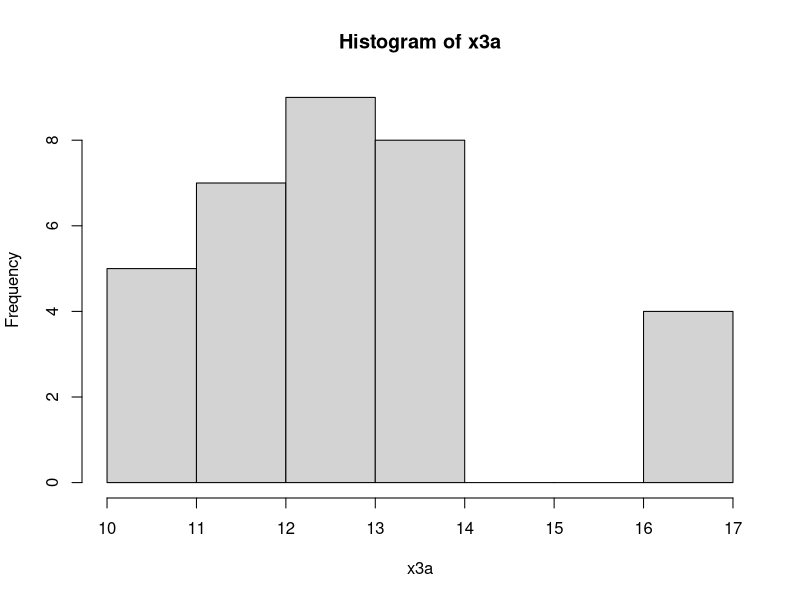
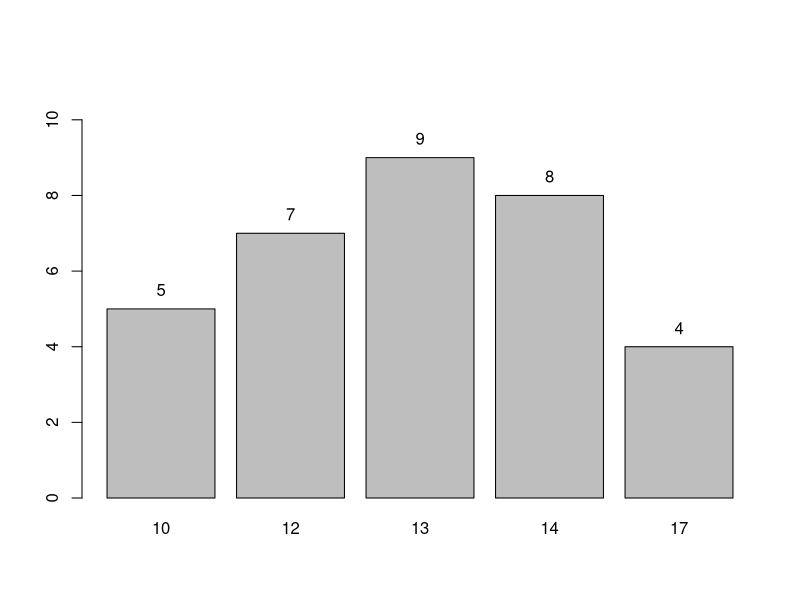
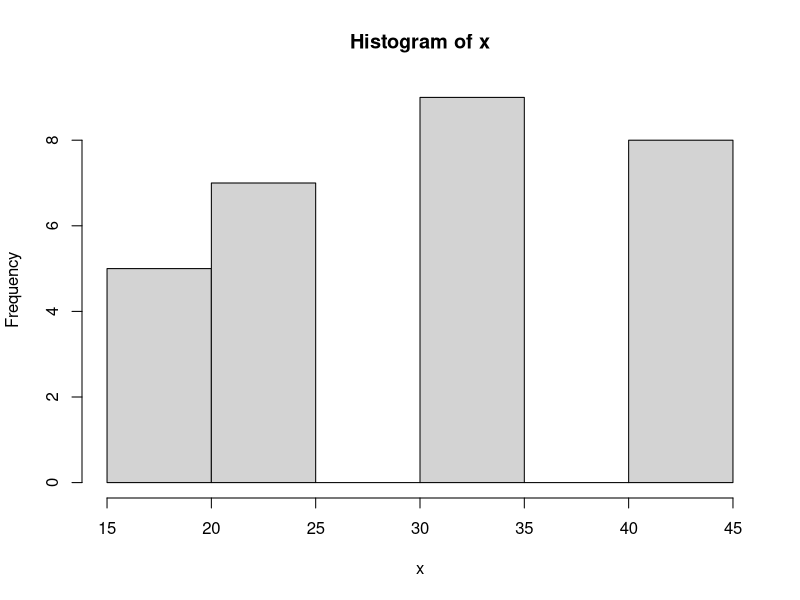
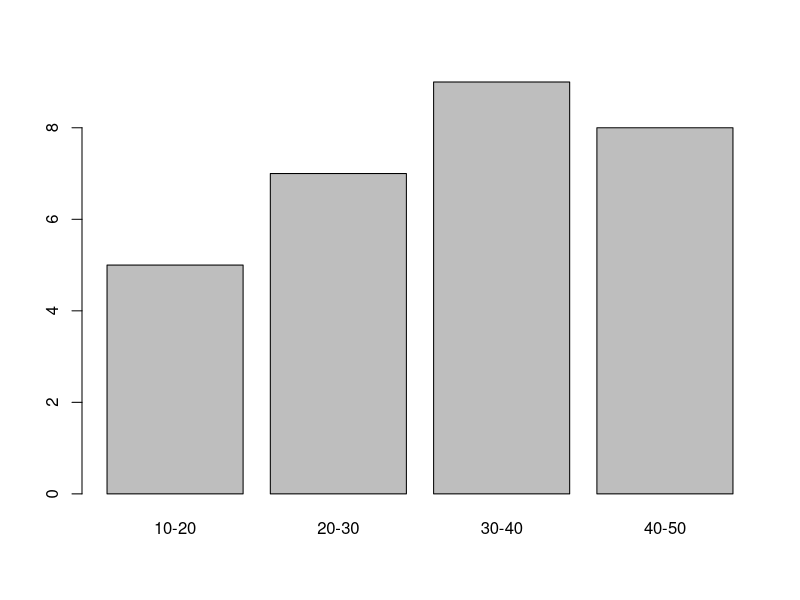
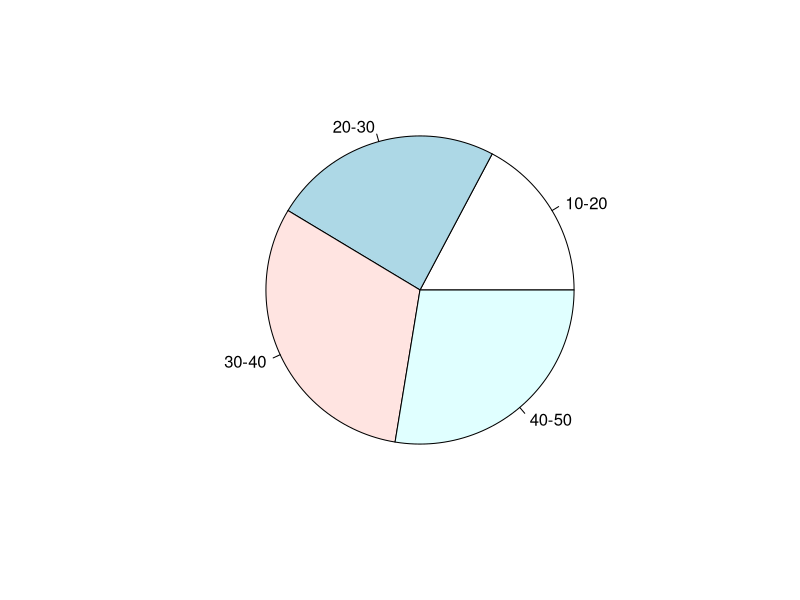

The R script that drew these images, in order:
#Assign1:
#Ques-1 :Q1 -----------
#Below are the marks of 20 students Marks : 10 10 10 20 20 20 20 20 30 30 10 10 40 40 40 40 50 50 50 50
#Make Discrete Freq Distribution of marks : How does one generate such values in R
#A1
marks2 = c(rep(10,3), rep(20,5), rep(30,2), 10,10,rep(40,4), rep(50,4))
marks2
length(marks2)
table(marks2)
mean(marks2)  # 28.5

#Ques-2 : Q2 ---------
#Find Mean of Various Forms of Data; 
#Draw a Histogram & Pie Chart of Discrete & Continuous Distribution
##Observation
#Marks : 10 , 12, 13, 14 , 17
##Discrete FD
#Marks : 10 12 13 14 17 
#No of Students : 5 7 9 8 4
##Continuous FD
#Marks: 10-20 20-30 30-40 40-50
#No of Students : 5 7 9 8
#A2
#Obsvn
marks = c(10 , 12, 13, 14 , 17)
mean(marks)  # 13.2

#Discrete
marks = c(10 , 12, 13, 14 , 17)
students = c(5,7,9,8,4)
sum(students)
markstotal = marks * students
markstotal
sum(markstotal/ sum(students)) #13.06061

#Continuous
marks3 =c("10-20","20-30","30-40","40-50")
students3 =c(5,7,9,8)
df3 = data.frame(marks3, students3)
df3
midpt3 =c(15,25,35,45)
markstotal = students3 * midpt3
markstotal
df3a = cbind(df3, markstotal)
df3a
mean3 = sum(markstotal)/ sum(students3)
mean3 #31.89


# Method2
#class = scan(what='character')
class3 =c("10-20","20-30","30-40","40-50")
class3
#freq3 = scan()
freq3 = c(5,7,9,8)
(class1 = as.numeric(unlist(strsplit(class3,"-"))))  # long method
(class2 = unique(class1))

# we need 15, 25, 35, 45
class2[-length(class2)]
diff(class2)/2
(mid3 = class2[-length(class2)] + diff(class2)/2)
mid3 = as.numeric(mid3)

class3 ; mid3 ; freq3
cbind(class3, mid3, freq3)  #midx3 is also character
(df3 = data.frame(class3, mid3, freq3))

(df3$midfreq = df3$mid3 * df3$freq3)
(meanx = sum(df3$midfreq)/ sum(df3$freq3))  # 31.89


# Method3
# convert into observations
(x = rep(mid3, freq3))
mean(x)


# Graphs
# Discrete
marks = c(10 , 12, 13, 14 , 17)
students = c(5,7,9,8,4)
x3a = rep(marks, students)
hist(x3a)
bb= barplot(students, names.arg=marks, ylim=c(0,max(students)+2))
text(x=bb, y= students+.5, labels = students)
?text

# Continuous Data
hist(x)
df3
df3$class3 = factor(df3$class3)
barplot(df3$freq3, names.arg= df3$class3)
pie(df3$freq3, labels=df3$class3)

#Ques-3 :Q3
#Following are marks of 50 students in a class
#12 63 61 63 87 65 1 24 67 52 70 55 29 93 30 84 29 27 19 24 32 31 16
#4 22 82 53 92 84 5 46 27 31 51 19 76 21 26 100 81 56 65 32 63 33 51 68 49 25 77
#Create a continuous Frequency Distribution Table
#Hint: seq, cut(breaks), table, cbind

#A3
set.seed(1234)
marks=ceiling(runif(50, 0, 100))
marks
cat(marks)
range(marks)
#[1] (10,20]  (60,70]  (60,70]  (60,70]  (80,90]  (60,70]   [7] (0,10]   (20,30]  (60,70]  (50,60]  (60,70]  (50,60]
breaks = seq(0,100, by=10)
breaks
marks.cut = cut(marks, breaks)
marks.cut
marks.table = table(marks.cut)
cbind(marks.table)
